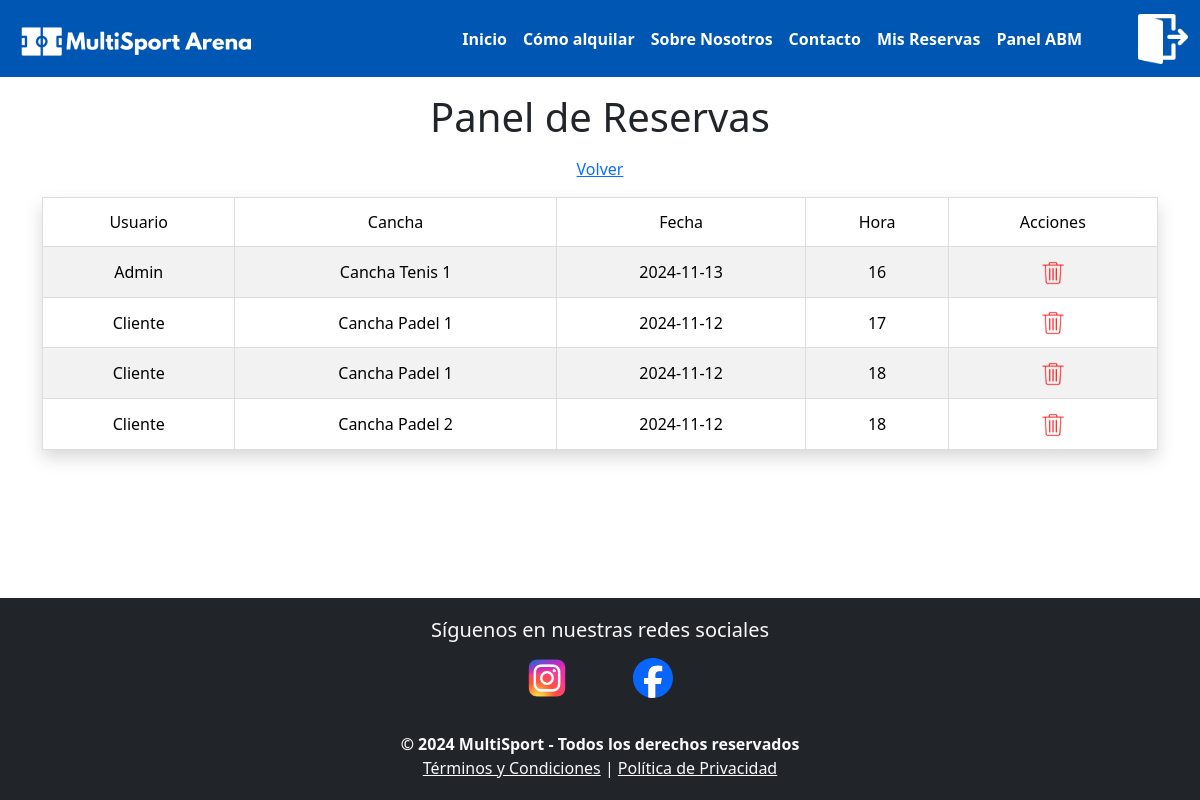
The page /admin/reservas (signed in) on the database as committed earlier.
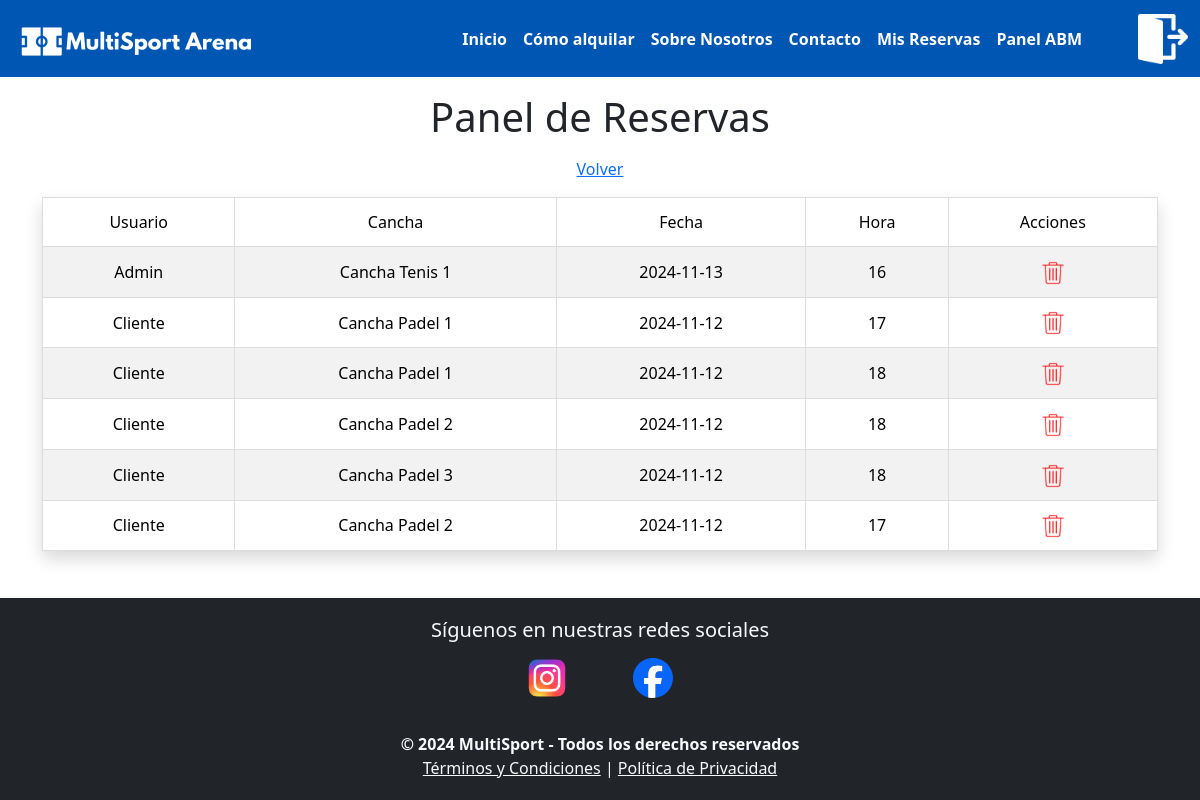
The same page on the database as committed later.
### tables this page shows
CREATE TABLE Reservas (
            id_reserva INTEGER PRIMARY KEY AUTOINCREMENT,
            id_usuario INTEGER NOT NULL,
            id_cancha INTEGER NOT NULL,
            fecha TEXT NOT NULL,
            hora INTEGER NOT NULL,
            FOREIGN KEY (id_usuario) REFERENCES Usuarios (id_usuario),
            FOREIGN KEY (id_cancha) REFERENCES Canchas (id_cancha)
        );

CREATE TABLE Usuarios (
            id_usuario INTEGER PRIMARY KEY AUTOINCREMENT,
            nombre TEXT NOT NULL,
            email TEXT UNIQUE NOT NULL,
            contraseña TEXT NOT NULL,
            rol TEXT NOT NULL
        );

CREATE TABLE Canchas (
            id_cancha INTEGER PRIMARY KEY AUTOINCREMENT,
            tipo TEXT NOT NULL,
            nombre TEXT NOT NULL
        );

### app.py (the view)
@app.route('/admin/reservas')
def admin_reservas():
    if session.get('user_role') != "administrador":
        flash("No puedes ingresar, no eres admin.")
        return redirect(url_for('index'))
    conn = crear_conexion("reserva_canchas.db")
    reservas = obtener_todas_las_reservas(conn)
    conn.close()
    return render_template('admin_reservas.html', reservas=reservas)

### modelo/conexion.py (called while the page is built)
def crear_conexion(db_file):
    conn = None
    try:
        conn = sqlite3.connect(db_file)
        print(f"Conectado a la base de datos {db_file}")
        return conn
    except Error as e:
        print(f"Error al conectar con la base de datos: {e}")
    return conn

### modelo/reserva.py (called while the page is built)
def obtener_todas_las_reservas(conn):
    cursor = conn.cursor()
    cursor.execute("""
        SELECT r.id_reserva, u.nombre AS usuario, c.nombre AS cancha, r.fecha, r.hora
        FROM Reservas r
        JOIN Usuarios u ON r.id_usuario = u.id_usuario
        JOIN Canchas c ON r.id_cancha = c.id_cancha
    """)
    return cursor.fetchall()

### templates/admin_reservas.html (shortened to what this page needs)
{% include 'header.html' %}
<main class="container mt-3 mb-3">
    <h1 class="text-center mb-3">Panel de Reservas</h1>
    <div class="text-center mb-3">
        <a href="{{ url_for('admin_dashboard') }}">Volver</a>
    </div>
    <table class="table table-striped table-bordered shadow">
        <thead>
            <tr>
                <th>Usuario</th>
                <th>Cancha</th>
                <th>Fecha</th>
                <th>Hora</th>
                <th>Acciones</th>
            </tr>
        </thead>
        <tbody>
            {% for reserva in reservas %}
            <tr>
                <td>{{ reserva[1] }}</td>
                <td>{{ reserva[2] }}</td>
                <td>{{ reserva[3] }}</td>
                <td>{{ reserva[4] }}</td>
                <td>
                    <a href="{{ url_for('eliminar_reserva_route', id=reserva[0]) }}">
                        <img src="{{ url_for('static', filename='img/borrar.png') }}" alt="Eliminar" width="24" height="24">
                    </a>
                </td>
            </tr>
            {% endfor %}
        </tbody>
    </table>
</main>
{% include 'footer.html' %}

Rows that differ between the two databases and show on the page:
added Reservas: nombre "Cliente", nombre "Cancha Padel 3", fecha "2024-11-12", hora "18"
added Reservas: nombre "Cliente", nombre "Cancha Padel 2", fecha "2024-11-12", hora "17"
